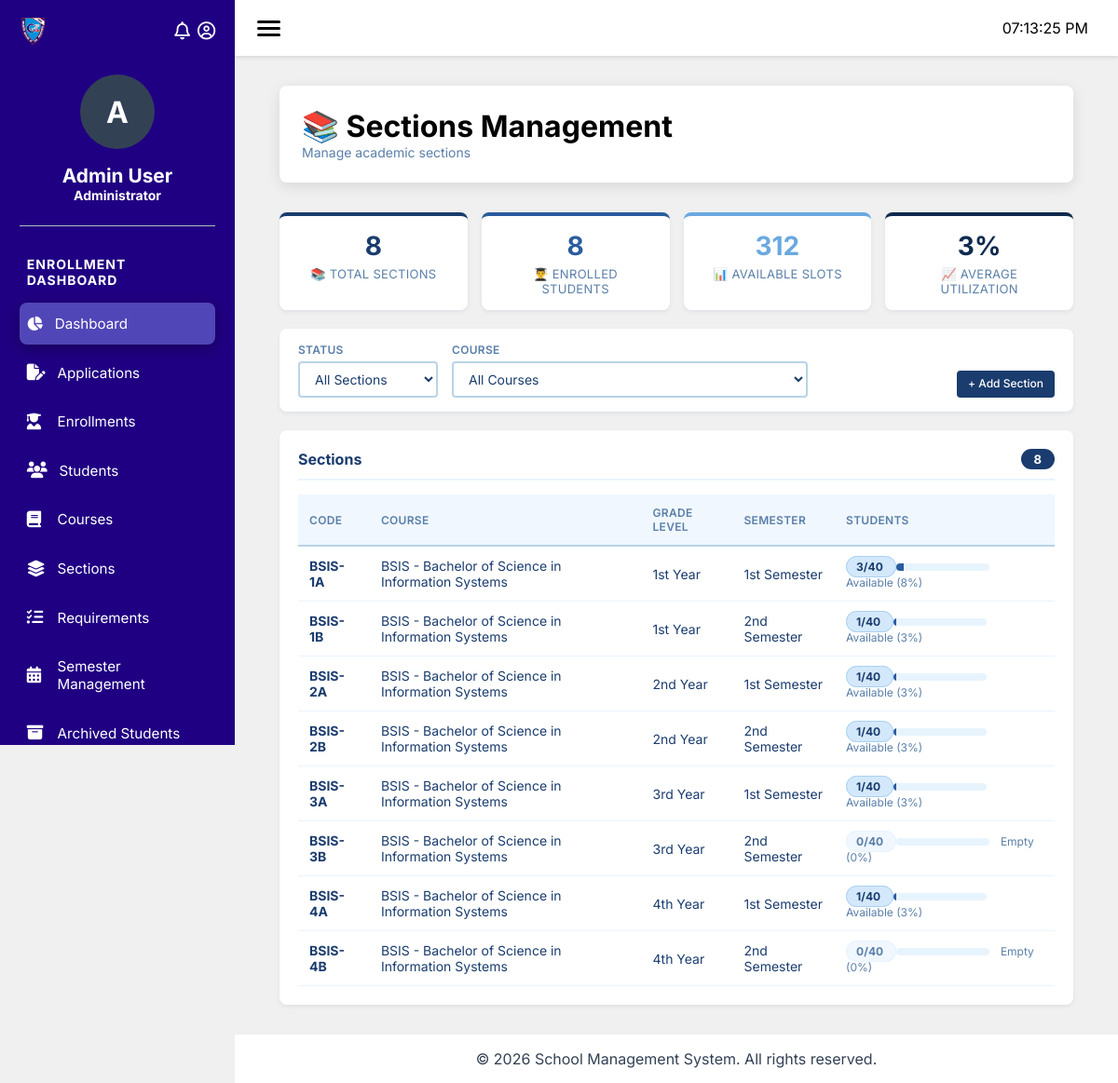
/pages/sections.php, run on the app's committed database.
### tables this page shows
CREATE TABLE `cc_sections` (
  `id` int(11) NOT NULL,
  `section_code` varchar(50) DEFAULT NULL,
  `grade_level` varchar(50) DEFAULT NULL,
  `program_id` int(11) DEFAULT NULL,
  `school_year_id` int(11) DEFAULT NULL,
  `semester_id` int(11) DEFAULT NULL,
  `adviser_id` int(11) DEFAULT NULL,
  `created_at` timestamp NOT NULL DEFAULT current_timestamp()
);

CREATE TABLE `rgr_courses` (
  `id` int(10) NOT NULL,
  `code` varchar(250) NOT NULL,
  `name` varchar(250) NOT NULL,
  `years` int(10) NOT NULL,
  `description` varchar(250) NOT NULL
);

CREATE TABLE `rgr_semesters` (
  `id` int(10) NOT NULL,
  `name` varchar(250) NOT NULL,
  `school_year_id` int(10) NOT NULL,
  `is_active` tinyint(1) NOT NULL DEFAULT 0,
  `created_at` timestamp NOT NULL DEFAULT current_timestamp(),
  `updated_at` timestamp NOT NULL DEFAULT current_timestamp() ON UPDATE current_timestamp()
);

### classes/Database.php (called while the page is built, shortened)
<?php
class Database {
    private static $instance = null;
    private $connection;
    private $host     = 'localhost';
    private $username = 'root';
    private $password = '';
    private $database = 'kms';
    private $port     = 3306;
    private $charset  = 'utf8mb4';
    private $options;
    private function __construct() {
        $this->options = [
            PDO::ATTR_ERRMODE               => PDO::ERRMODE_EXCEPTION,
            PDO::ATTR_DEFAULT_FETCH_MODE    => PDO::FETCH_ASSOC,
            PDO::ATTR_EMULATE_PREPARES      => false,
            PDO::ATTR_STRINGIFY_FETCHES     => false,
            PDO::MYSQL_ATTR_INIT_COMMAND    => "SET NAMES {$this->charset}",
            PDO::MYSQL_ATTR_USE_BUFFERED_QUERY => true,
            PDO::ATTR_TIMEOUT               => 30,
        ];
    }
    private function connect() {
        try {
            $dsn = "mysql:host={$this->host};port={$this->port};"
                 . "dbname={$this->database};charset={$this->charset}";
            $this->connection = new PDO(
                $dsn,
                $this->username,
                $this->password,
                $this->options
            );
            $this->connected = true;
        } catch (PDOException $e) {
            $this->connected = false;
            $this->lastError = $e->getMessage();
            error_log('Database Connection Error: ' . $e->getMessage());
            if ($this->isDevelopment()) {
                die("Database Connection Failed: " . $e->getMessage());
            }
            die("Database connection error. Please try again later.");
        }
    }
    public static function getInstance() {
        if (self::$instance === null) {
            self::$instance = new self();
        }
        return self::$instance;
    }
    public function getConnection() {
        return $this->connection;
    }
}

### classes/Model.php (called while the page is built, shortened)
<?php
abstract class Model {
    public function __construct() {
        $this->db         = Database::getInstance();
        $this->connection = $this->db->getConnection();
    }
}

### classes/Section.php (called while the page is built, shortened)
<?php
require_once 'Model.php';
class Section extends Model {
    private $hasCapacityColumns = false;
    public function __construct() {
        $this->checkCapacityColumns();
    }
    private function checkCapacityColumns() {
        try {
            $sql  = "SHOW COLUMNS FROM cc_sections LIKE 'max_students'";
            $stmt = $this->connection->prepare($sql);
            $stmt->execute();
            $this->hasCapacityColumns = $stmt->fetch() ? true : false;
        } catch (Exception $e) {
            $this->hasCapacityColumns = false;
        }
    }
    public function getSectionStats() {
        try {
            if ($this->hasCapacityColumns) {
                $sql = "SELECT COUNT(*) as total_sections, SUM(max_students) as total_capacity,
                               SUM(current_students) as total_students,
                               SUM(max_students - current_students) as available_slots,
                               ROUND(AVG(CASE WHEN max_students > 0
                                              THEN (current_students / max_students) * 100
                                              ELSE 0 END), 2) as avg_utilization
                        FROM cc_sections";
            } else {
                $sql = "SELECT COUNT(*) as total_sections,
                               (COUNT(*) * 40) as total_capacity,
                               0 as total_students,
                               (COUNT(*) * 40) as available_slots,
                               0 as avg_utilization
                        FROM cc_sections";
            }
            $stmt = $this->connection->prepare($sql);
            $stmt->execute();
            $result = $stmt->fetch();
            return [
                'total_sections'  => (int)   $result['total_sections'],
                'total_capacity'  => (int)   $result['total_capacity'],
                'total_students'  => (int)   $result['total_students'],
                'available_slots' => (int)   $result['available_slots'],
                'avg_utilization' => (float) $result['avg_utilization']
            ];
        } catch (Exception $e) {
            error_log('Error in getSectionStats: ' . $e->getMessage());
            return ['total_sections' => 0, 'total_capacity' => 0, 'total_students' => 0,
                    'available_slots' => 0, 'avg_utilization' => 0];
        }
    }
    public function getSectionsWithCapacityStatus() {
        try {
            if ($this->hasCapacityColumns) {
                $sql = "SELECT s.*, c.code as course_code, c.name as course_name,
                               sem.name AS semester, sy.name AS school_year,
                               (s.max_students - s.current_students) as available_slots,
                               CASE
                                   WHEN s.current_students = 0 THEN 'Empty'
                                   WHEN s.current_students >= s.max_students THEN 'Full'
                                   WHEN (s.current_students / s.max_students) * 100 >= 80 THEN 'Near Full'
                                   WHEN (s.current_students / s.max_students) * 100 >= 50 THEN 'Half Full'
                                   ELSE 'Available'
                               END as capacity_status
                        FROM cc_sections s
                        JOIN rgr_courses c ON s.program_id = c.id
                        LEFT JOIN rgr_semesters sem ON s.semester_id = sem.id
                        LEFT JOIN rgr_school_years sy ON s.school_year_id = sy.id
                        ORDER BY c.code, s.grade_level, sem.name, s.section_code";
            } else {
                $sql = "SELECT s.*, c.code as course_code, c.name as course_name,
                               sem.name AS semester, sy.name AS school_year,
                               40 as max_students, 0 as current_students,
                               40 as available_slots, 'Available' as capacity_status
                        FROM cc_sections s
                        JOIN rgr_courses c ON s.program_id = c.id
                        LEFT JOIN rgr_semesters sem ON s.semester_id = sem.id
                        LEFT JOIN rgr_school_years sy ON s.school_year_id = sy.id
                        ORDER BY c.code, s.grade_level, sem.name, s.section_code";
            }
            $stmt = $this->connection->prepare($sql);
            $stmt->execute();
            return $stmt->fetchAll();
        } catch (Exception $e) {
            error_log('Error in getSectionsWithCapacityStatus: ' . $e->getMessage());
            return [];
        }
    }
}

### classes/SectionController.php (called while the page is built, shortened)
<?php
require_once 'Section.php';
require_once 'Course.php';
require_once 'Database.php';
class SectionController {
    private $section;
    public function __construct() {
        $this->section    = new Section();
    }
    public function getSectionStats() {
        return $this->section->getSectionStats();
    }
    public function getSectionsWithCapacityStatus() {
        return $this->section->getSectionsWithCapacityStatus();
    }
}

### pages/sections.php (the view, shortened to what this page needs)
<?php
require_once 'classes/Section.php';
require_once 'classes/SectionController.php';
$controller = new SectionController();
$controller->handleRequest();
$sections = $controller->getSectionsWithCapacityStatus();
$DEFAULT_CAPACITY = 40;
$stats = $controller->getSectionStats();
$totalStudents = 0;
foreach ($sections as $s) {
    $totalStudents += (int) ($s['current_students'] ?? 0);
}
$stats['total_students'] = $totalStudents;
$statusFilter = $_GET['status']     ?? 'all';
$filteredSections = $sections;
?>
<?php include __DIR__ . '/../includes/header.php'; ?>
<?php include __DIR__ . '/../includes/sidebar.php'; ?>
<main class="main-content">
    <div class="container">
        <div class="module-header">
            <h1>📚 Sections Management</h1>
            <p class="dashboard-subtitle">Manage academic sections</p>
        </div>
        <div class="module-content">
            <div class="stats-grid">
                <div class="stat-card primary">
                    <div class="number"><?php echo (int) ($stats['total_sections'] ?? count($sections)); ?></div>
                    <div class="label">📚 Total Sections</div>
                </div>
                <div class="stat-card success">
                    <div class="number"><?php echo (int) ($stats['total_students'] ?? 0); ?></div>
                    <div class="label">👨‍🎓 Enrolled Students</div>
                </div>
                <div class="stat-card info">
                    <div class="number">
                        <?php
                            $totalSlots = 0;
                            foreach ($sections as $s) {
                                $totalSlots += max(0, (int) $s['max_students'] - (int) $s['current_students']);
                            }
                            echo $totalSlots;
                        ?>
                    </div>
                    <div class="label">📊 Available Slots</div>
                </div>
                <div class="stat-card danger">
                    <div class="number">
                        <?php
                            $totalCap = count($sections) * $DEFAULT_CAPACITY;
                            $used     = (int) ($stats['total_students'] ?? 0);
                            echo $totalCap > 0 ? round(($used / $totalCap) * 100) : 0;
                        ?>%
                    </div>
                    <div class="label">📈 Average Utilization</div>
                </div>
            </div>
            <div class="filters-section">
                <form method="GET" style="display:flex;gap:15px;flex-wrap:wrap;align-items:flex-end;width:100%;">
                    <div class="filter-group">
                        <label for="status_filter">Status</label>
                        <select name="status" id="status_filter" onchange="this.form.submit()">
                            <option value="all"       <?php echo $statusFilter === 'all'       ? 'selected' : ''; ?>>All Sections</option>
                        </select>
                    </div>
                    <div class="filter-group">
                        <label for="course_filter">Course</label>
                        <select name="course_id" id="course_filter" onchange="this.form.submit()">
                            <option value="0">All Courses</option>
                        </select>
                    </div>
                    <div class="filter-actions">
                        <button type="button" class="btn btn-primary" onclick="showAddSection()">+ Add Section</button>
                    </div>
                </form>
            </div>
            <div class="sections-table-container">
                <div class="table-header">
                    <span class="title">
                        Sections
                    </span>
                    <span class="badge-count"><?php echo count($filteredSections); ?></span>
                </div>
                <?php if (count($filteredSections) > 0): ?>
                    <table class="table">
                        <thead>
                            <tr>
                                <th>Code</th>
                                <th>Course</th>
                                <th>Grade Level</th>
                                <th>Semester</th>
                                <th>Students</th>
                            </tr>
                        </thead>
                        <tbody>
                            <?php foreach ($filteredSections as $sec):
                                $current   = (int) ($sec['current_students'] ?? 0);
                                $max       = max(1, (int) ($sec['max_students'] ?? $DEFAULT_CAPACITY));
                                $utilization = $max > 0 ? round(($current / $max) * 100) : 0;
                                if ($utilization >= 100)     { $capClass = 'capacity-full';       $capLabel = 'Full'; }
                                elseif ($utilization >= 80)  { $capClass = 'capacity-near-full';  $capLabel = 'Near Full'; }
                                elseif ($utilization >= 50)  { $capClass = 'capacity-half';       $capLabel = 'Half Full'; }
                                elseif ($utilization > 0)    { $capClass = 'capacity-available';  $capLabel = 'Available'; }
                                else                         { $capClass = 'capacity-empty';      $capLabel = 'Empty'; }
                                $fillColor = $utilization >= 100 ? '#0f2a4e'
                                           : ($utilization >= 80  ? '#4a90d9'
                                           : ($utilization >= 50  ? '#6aa8e0'
                                           : '#2a5c9e'));
                            ?>
                            <tr>
                                <td><strong><?php echo htmlspecialchars($sec['section_code'] ?? ''); ?></strong></td>
                                <td><?php echo htmlspecialchars(
                                    ($sec['course_code'] ?? '') . ' - ' . ($sec['course_name'] ?? '')
                                ); ?></td>
                                <td><?php echo htmlspecialchars($sec['grade_level'] ?? ''); ?></td>
                                <td><?php echo htmlspecialchars($sec['semester'] ?? ''); ?></td>
                                <td>
                                    <span class="capacity-status <?php echo htmlspecialchars($capClass); ?>">
                                        <?php echo $current; ?>/<?php echo $max; ?>
                                    </span>
                                    <div class="capacity-bar">
                                        <div class="capacity-fill"
                                             style="width:<?php echo $utilization; ?>%;background:<?php echo $fillColor; ?>">
                                        </div>
                                    </div>
                                    <small><?php echo htmlspecialchars($capLabel); ?> (<?php echo $utilization; ?>%)</small>
                                </td>
                            </tr>
                            <?php endforeach; ?>
                        </tbody>
                    </table>
                <?php endif; ?>
            </div>
        </div>
    </div>
</main>
<?php include __DIR__ . '/../includes/footer.php'; ?>

### data on the page
cc_sections: section_code "BSIS-1A", rgr_courses.code+name "BSIS - Bachelor of Science in Information Systems", grade_level "1st Year", rgr_semesters.name "1st Semester", current "3", max "40", capLabel "Available", utilization "8"
cc_sections: section_code "BSIS-1B", rgr_courses.code+name "BSIS - Bachelor of Science in Information Systems", grade_level "1st Year", rgr_semesters.name "2nd Semester", current "1", max "40", capLabel "Available", utilization "3"
cc_sections: section_code "BSIS-2A", rgr_courses.code+name "BSIS - Bachelor of Science in Information Systems", grade_level "2nd Year", rgr_semesters.name "1st Semester", current "1", max "40", capLabel "Available", utilization "3"
cc_sections: section_code "BSIS-2B", rgr_courses.code+name "BSIS - Bachelor of Science in Information Systems", grade_level "2nd Year", rgr_semesters.name "2nd Semester", current "1", max "40", capLabel "Available", utilization "3"
cc_sections: section_code "BSIS-3A", rgr_courses.code+name "BSIS - Bachelor of Science in Information Systems", grade_level "3rd Year", rgr_semesters.name "1st Semester", current "1", max "40", capLabel "Available", utilization "3"
cc_sections: section_code "BSIS-3B", rgr_courses.code+name "BSIS - Bachelor of Science in Information Systems", grade_level "3rd Year", rgr_semesters.name "2nd Semester", current "0", max "40", capLabel "Empty", utilization "0"
cc_sections: section_code "BSIS-4A", rgr_courses.code+name "BSIS - Bachelor of Science in Information Systems", grade_level "4th Year", rgr_semesters.name "1st Semester", current "1", max "40", capLabel "Available", utilization "3"
cc_sections: section_code "BSIS-4B", rgr_courses.code+name "BSIS - Bachelor of Science in Information Systems", grade_level "4th Year", rgr_semesters.name "2nd Semester", current "0", max "40", capLabel "Empty", utilization "0"

### other printed values
$userAvatar "A"
$userName "Admin User"
$userPosition "Administrator"
$item['label'] "Dashboard"
$item['label'] "Applications"
$item['label'] "Enrollments"
$item['label'] "Students"
$item['label'] "Courses"
$item['label'] "Sections"
$item['label'] "Requirements"
$item['label'] "Semester Management"
$item['label'] "Archived Students"
$stats['total_sections'] "8"
$stats['total_students'] "8"
$totalSlots "312"
